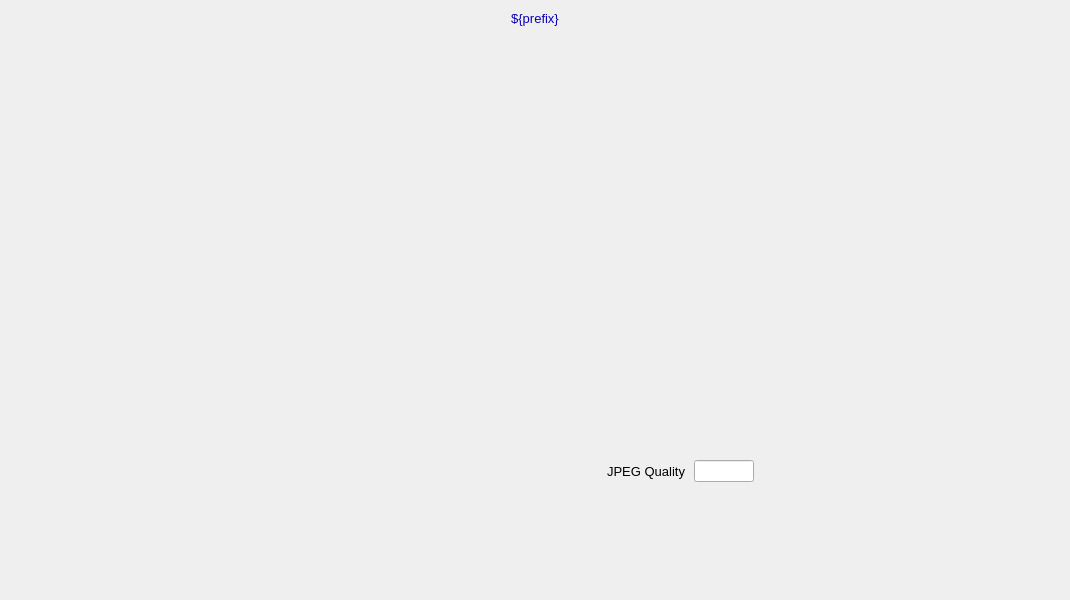
<?xml version="1.0" ?>
<ui version="4.0">
  <class>Dialog</class>
  <widget class="QWidget" name="screen">
    <property name="geometry">
      <rect>
        <x>164</x>
        <y>158</y>
        <width>1070</width>
        <height>600</height>
      </rect>
    </property>
    <property name="styleSheet">
      <string notr="true">QWidget#screen {
  color: rgb(0, 0, 0);
  background-color: rgb(187, 187, 187);
  }</string>
    </property>
    <property name="windowTitle">
      <string>NDFileJPEG</string>
    </property>
    <widget class="PyDMDrawingRectangle" name="rectangle">
      <property name="geometry">
        <rect>
          <x>0</x>
          <y>5</y>
          <width>1070</width>
          <height>26</height>
        </rect>
      </property>
      <property name="brush" stdset="0">
        <brush brushstyle="SolidPattern">
          <color alpha="255">
            <red>218</red>
            <green>218</green>
            <blue>218</blue>
          </color>
        </brush>
      </property>
      <property name="penStyle" stdset="0">
        <enum>Qt::SolidLine</enum>
      </property>
      <property name="penColor" stdset="0">
        <color>
          <red>218</red>
          <green>218</green>
          <blue>218</blue>
        </color>
      </property>
      <property name="penWidth" stdset="0">
        <double>0</double>
      </property>
      <property name="penCapStyle" stdset="0">
        <enum>Qt::FlatCap</enum>
      </property>
      <property name="toolTip">
        <string>rectangle</string>
      </property>
    </widget>
    <widget class="QLabel" name="text">
      <property name="geometry">
        <rect>
          <x>0</x>
          <y>6</y>
          <width>1070</width>
          <height>25</height>
        </rect>
      </property>
      <property name="text">
        <string>${prefix}</string>
      </property>
      <property name="font" stdset="0">
        <font>
          <pointsize>10</pointsize>
        </font>
      </property>
      <property name="brush" stdset="0">
        <brush brushstyle="SolidPattern">
          <color alpha="255">
            <red>10</red>
            <green>0</green>
            <blue>184</blue>
          </color>
        </brush>
      </property>
      <property name="toolTip">
        <string>text</string>
      </property>
      <property name="alignment">
        <set>Qt::AlignCenter</set>
      </property>
      <property name="styleSheet">
        <string notr="true">QLabel#text {
  color: rgb(10, 0, 184);
  }</string>
      </property>
    </widget>
    <widget class="PyDMEmbeddedDisplay" name="composite">
      <property name="geometry">
        <rect>
          <x>5</x>
          <y>40</y>
          <width>380</width>
          <height>555</height>
        </rect>
      </property>
      <property name="toolTip">
        <string>composite</string>
      </property>
      <property name="filename" stdset="0">
        <string>PluginBase_V36.ui</string>
      </property>
    </widget>
    <widget class="QLabel" name="text_1">
      <property name="geometry">
        <rect>
          <x>565</x>
          <y>461</y>
          <width>120</width>
          <height>20</height>
        </rect>
      </property>
      <property name="text">
        <string>JPEG Quality</string>
      </property>
      <property name="font" stdset="0">
        <font>
          <pointsize>10</pointsize>
        </font>
      </property>
      <property name="brush" stdset="0">
        <brush brushstyle="SolidPattern">
          <color alpha="255">
            <red>0</red>
            <green>0</green>
            <blue>0</blue>
          </color>
        </brush>
      </property>
      <property name="toolTip">
        <string>text_1</string>
      </property>
      <property name="alignment">
        <set>Qt::AlignRight|Qt::AlignTrailing|Qt::AlignVCenter</set>
      </property>
      <property name="styleSheet">
        <string notr="true">QLabel#text_1 {
  color: rgb(0, 0, 0);
  }</string>
      </property>
    </widget>
    <widget class="PyDMLineEdit" name="text_entry">
      <property name="geometry">
        <rect>
          <x>694</x>
          <y>460</y>
          <width>60</width>
          <height>22</height>
        </rect>
      </property>
      <property name="channel" stdset="0">
        <string>ca://${prefix}JPEGQuality</string>
      </property>
      <property name="toolTip">
        <string>${prefix}JPEGQuality</string>
      </property>
      <property name="font" stdset="0">
        <font>
          <pointsize>10</pointsize>
        </font>
      </property>
      <property name="styleSheet">
        <string notr="true">PyDMLineEdit#text_entry {
  color: rgb(0, 0, 0);
  background-color: rgb(115, 223, 255);
  border: 1px solid black;
  margin: 0px;
  padding: 0px;
  spacing: 0px;
  }</string>
      </property>
    </widget>
    <widget class="PyDMLabel" name="text_update">
      <property name="geometry">
        <rect>
          <x>759</x>
          <y>462</y>
          <width>80</width>
          <height>18</height>
        </rect>
      </property>
      <property name="toolTip">
        <string>PV: ${prefix}JPEGQuality_RBV</string>
      </property>
      <property name="channel" stdset="0">
        <string>ca://${prefix}JPEGQuality_RBV</string>
      </property>
      <property name="font" stdset="0">
        <font>
          <pointsize>10</pointsize>
        </font>
      </property>
      <property name="alignment">
        <set>Qt::AlignLeading|Qt::AlignLeft|Qt::AlignVCenter</set>
      </property>
      <property name="textInteractionFlags">
        <set>Qt::TextSelectableByKeyboard|Qt::TextSelectableByMouse</set>
      </property>
      <property name="styleSheet">
        <string notr="true">PyDMLabel#text_update {
  color: rgb(10, 0, 184);
  background-color: rgb(187, 187, 187);
  }</string>
      </property>
    </widget>
    <widget class="PyDMEmbeddedDisplay" name="composite_1">
      <property name="geometry">
        <rect>
          <x>390</x>
          <y>40</y>
          <width>675</width>
          <height>405</height>
        </rect>
      </property>
      <property name="toolTip">
        <string>composite_1</string>
      </property>
      <property name="filename" stdset="0">
        <string>FileBase_V36.ui</string>
      </property>
    </widget>
  </widget>
  <customwidgets>
    <customwidget>
      <class>PyDMDrawingRectangle</class>
      <extends>QWidget</extends>
      <header>pydm.widgets.drawing</header>
    </customwidget>
    <customwidget>
      <class>PyDMLabel</class>
      <extends>QLabel</extends>
      <header>pydm.widgets.label</header>
    </customwidget>
    <customwidget>
      <class>PyDMEmbeddedDisplay</class>
      <extends>QFrame</extends>
      <header>pydm.widgets.embedded_display</header>
    </customwidget>
    <customwidget>
      <class>PyDMLineEdit</class>
      <extends>QLineEdit</extends>
      <header>pydm.widgets.line_edit</header>
    </customwidget>
  </customwidgets>
</ui>
